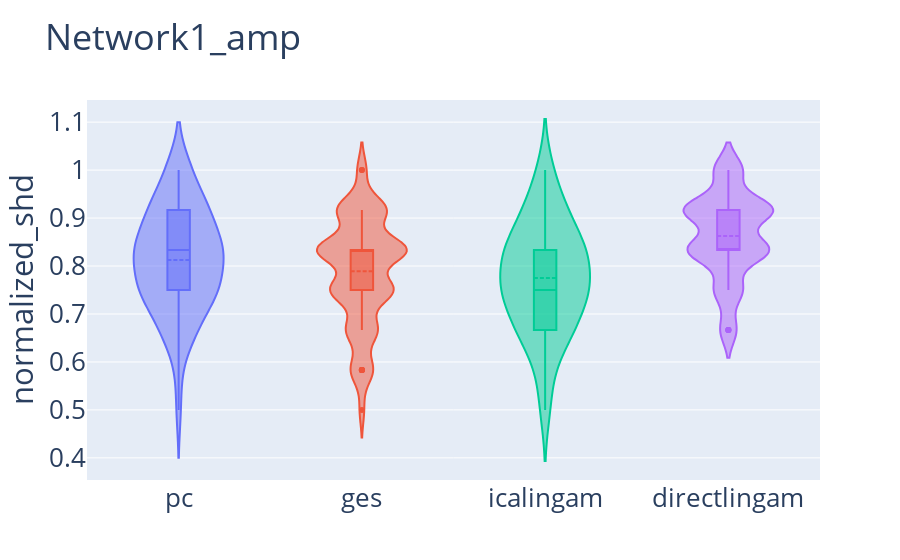
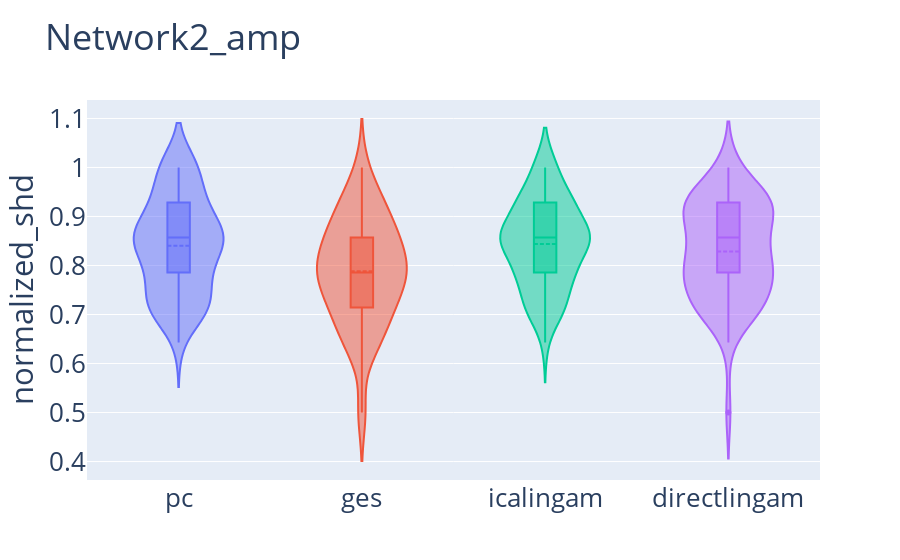
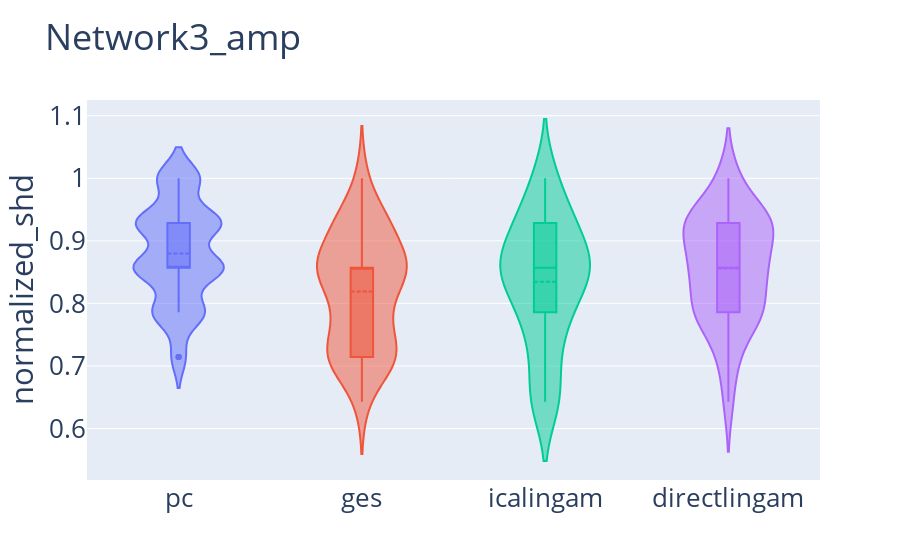
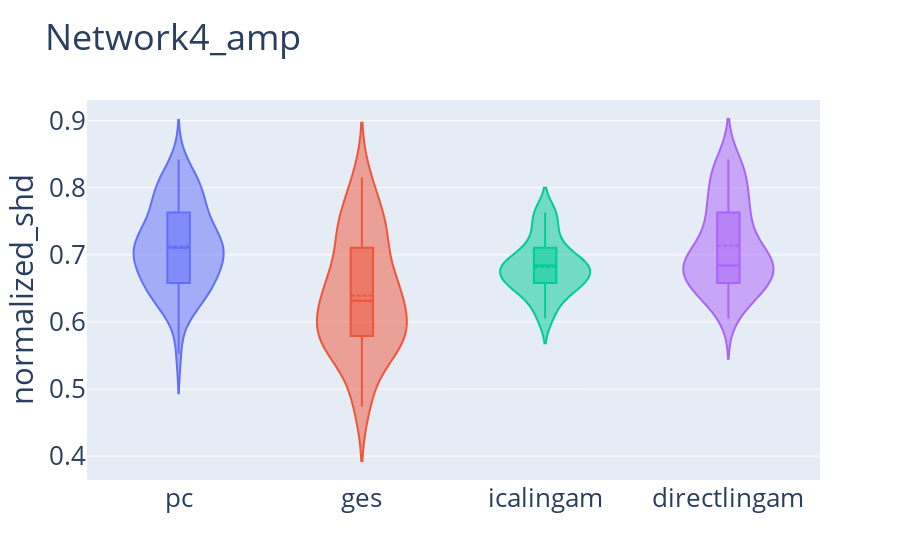

Notebook cell for these charts, in order:
### Code cell
algos = ['pc', 'ges', 'icalingam', 'directlingam']
for group in groups:
    grouped_stability_df = stability_df[(stability_df == group).any(axis=1)]
    fig = go.Figure()
    for algo in algos:
            fig.add_trace(go.Violin(x=grouped_stability_df['algo_name'][grouped_stability_df['algo_name'] == algo],
                                y=grouped_stability_df['normalized_shd'][grouped_stability_df['algo_name'] == algo],
                                name=algo,
                                box_visible=True,
                                meanline_visible=True))
    
    fig.update_layout(font_size=26)
    fig.update_layout(title_text=group)
    fig.update_layout(showlegend=False) 
    fig.update_yaxes(title_text="normalized_shd")
    fig.show()

### Figure 1 — Plotly figure (JSON) as saved in the notebook; plotly's stock layout.template omitted (floating-point values rounded to 4 significant figures)
{"data": [{"box": {"visible": true}, "meanline": {"visible": true}, "name": "pc", "type": "violin", "x": ["pc", "pc", "pc", "pc", "pc", "pc", "pc", "pc", "pc", "pc", "pc", "pc", "pc", "pc", "pc", "pc", "pc", "pc", "pc", "pc", "pc", "pc", "pc", "pc", "pc", "pc", "pc", "pc", "pc", "pc", "pc", "pc", "pc", "pc", "pc", "pc", "pc", "pc", "pc", "pc", "pc", "pc", "pc", "pc", "pc", "pc", "pc", "pc", "pc", "pc", "pc", "pc", "pc", "pc", "pc", "pc", "pc", "pc", "pc", "pc"], "y": [0.75, 0.9167, 0.9167, 0.75, 0.8333, 0.75, 0.9167, 0.75, 0.8333, 0.8333, 0.8333, 0.6667, 0.75, 0.75, 0.9167, 0.75, 0.5833, 0.9167, 0.9167, 0.8333, 0.8333, 0.9167, 0.6667, 0.8333, 0.75, 0.9167, 0.75, 0.75, 0.75, 1, 0.8333, 0.75, 0.6667, 1, 0.8333, 0.9167, 0.9167, 1, 0.8333, 0.75, 1, 1, 0.8333, 0.8333, 0.9167, 0.6667, 0.8333, 0.8333, 0.8333, 0.6667, 0.75, 0.6667, 0.75, 0.75, 0.6667, 0.8333, 0.8333, 0.5, 0.9167, 0.8333]}, {"box": {"visible": true}, "meanline": {"visible": true}, "name": "ges", "type": "violin", "x": ["ges", "ges", "ges", "ges", "ges", "ges", "ges", "ges", "ges", "ges", "ges", "ges", "ges", "ges", "ges", "ges", "ges", "ges", "ges", "ges", "ges", "ges", "ges", "ges", "ges", "ges", "ges", "ges", "ges", "ges", "ges", "ges", "ges", "ges", "ges", "ges", "ges", "ges", "ges", "ges", "ges", "ges", "ges", "ges", "ges", "ges", "ges", "ges", "ges", "ges", "ges", "ges", "ges", "ges", "ges", "ges", "ges", "ges", "ges", "ges"], "y": [0.6667, 0.9167, 0.75, 0.8333, 0.5833, 0.6667, 0.8333, 0.75, 0.9167, 0.9167, 0.75, 0.75, 0.6667, 0.8333, 0.5, 0.75, 0.75, 0.8333, 1, 0.9167, 0.75, 0.6667, 0.9167, 0.8333, 0.8333, 0.75, 0.8333, 0.9167, 0.8333, 0.9167, 0.9167, 0.75, 1, 0.8333, 0.75, 0.5833, 0.8333, 0.75, 0.8333, 0.8333, 0.8333, 0.8333, 0.8333, 0.6667, 0.8333, 0.75, 0.8333, 0.8333, 0.75, 0.8333, 0.6667, 0.6667, 0.8333, 0.5833, 0.9167, 0.9167, 0.5833, 0.9167, 0.5833, 0.75]}, {"box": {"visible": true}, "meanline": {"visible": true}, "name": "icalingam", "type": "violin", "x": ["icalingam", "icalingam", "icalingam", "icalingam", "icalingam", "icalingam", "icalingam", "icalingam", "icalingam", "icalingam", "icalingam", "icalingam", "icalingam", "icalingam", "icalingam", "icalingam", "icalingam", "icalingam", "icalingam", "icalingam", "icalingam", "icalingam", "icalingam", "icalingam", "icalingam", "icalingam", "icalingam", "icalingam", "icalingam", "icalingam", "icalingam", "icalingam", "icalingam", "icalingam", "icalingam", "icalingam", "icalingam", "icalingam", "icalingam", "icalingam", "icalingam", "icalingam", "icalingam", "icalingam", "icalingam", "icalingam", "icalingam", "icalingam", "icalingam", "icalingam", "icalingam", "icalingam", "icalingam", "icalingam", "icalingam", "icalingam", "icalingam", "icalingam", "icalingam", "icalingam"], "y": [0.5833, 0.75, 0.5, 0.8333, 0.6667, 0.8333, 0.9167, 0.8333, 0.8333, 0.9167, 0.5833, 0.8333, 0.75, 0.75, 0.5, 0.9167, 1, 0.75, 0.75, 1, 0.6667, 0.8333, 0.75, 0.75, 0.8333, 1, 0.6667, 0.8333, 0.6667, 0.8333, 0.8333, 0.5833, 0.75, 0.9167, 0.8333, 0.8333, 0.6667, 0.6667, 0.8333, 0.6667, 0.75, 0.8333, 0.75, 0.75, 0.9167, 0.6667, 0.75, 0.8333, 0.6667, 0.9167, 0.6667, 0.6667, 0.75, 0.75, 0.9167, 0.75, 0.9167, 0.8333, 0.75, 0.75]}, {"box": {"visible": true}, "meanline": {"visible": true}, "name": "directlingam", "type": "violin", "x": ["directlingam", "directlingam", "directlingam", "directlingam", "directlingam", "directlingam", "directlingam", "directlingam", "directlingam", "directlingam", "directlingam", "directlingam", "directlingam", "directlingam", "directlingam", "directlingam", "directlingam", "directlingam", "directlingam", "directlingam", "directlingam", "directlingam", "directlingam", "directlingam", "directlingam", "directlingam", "directlingam", "directlingam", "directlingam", "directlingam", "directlingam", "directlingam", "directlingam", "directlingam", "directlingam", "directlingam", "directlingam", "directlingam", "directlingam", "directlingam", "directlingam", "directlingam", "directlingam", "directlingam", "directlingam", "directlingam", "directlingam", "directlingam", "directlingam", "directlingam", "directlingam", "directlingam", "directlingam", "directlingam", "directlingam", "directlingam", "directlingam", "directlingam", "directlingam", "directlingam"], "y": [0.9167, 0.9167, 0.9167, 0.8333, 0.8333, 0.6667, 0.6667, 0.8333, 1, 0.8333, 0.8333, 0.9167, 0.8333, 0.8333, 0.8333, 0.9167, 0.8333, 1, 0.6667, 0.9167, 0.6667, 0.75, 0.75, 0.9167, 0.8333, 0.9167, 0.9167, 1, 0.75, 0.8333, 0.9167, 0.75, 1, 0.8333, 0.9167, 0.8333, 1, 0.75, 0.9167, 0.8333, 1, 1, 0.8333, 0.8333, 0.9167, 0.9167, 0.9167, 0.9167, 0.9167, 0.9167, 0.9167, 0.75, 0.8333, 0.8333, 0.9167, 0.9167, 0.75, 0.9167, 0.8333, 0.8333]}], "layout": {"font": {"size": 26}, "showlegend": false, "title": {"text": "Network1_amp"}, "yaxis": {"title": {"text": "normalized_shd"}}}}

### Figure 2 — Plotly figure (JSON) as saved in the notebook; plotly's stock layout.template omitted (floating-point values rounded to 4 significant figures)
{"data": [{"box": {"visible": true}, "meanline": {"visible": true}, "name": "pc", "type": "violin", "x": ["pc", "pc", "pc", "pc", "pc", "pc", "pc", "pc", "pc", "pc", "pc", "pc", "pc", "pc", "pc", "pc", "pc", "pc", "pc", "pc", "pc", "pc", "pc", "pc", "pc", "pc", "pc", "pc", "pc", "pc", "pc", "pc", "pc", "pc", "pc", "pc", "pc", "pc", "pc", "pc", "pc", "pc", "pc", "pc", "pc", "pc", "pc", "pc", "pc", "pc", "pc", "pc", "pc", "pc", "pc", "pc", "pc", "pc", "pc", "pc"], "y": [1, 0.7143, 0.8571, 0.8571, 0.7857, 0.7143, 0.8571, 0.7143, 0.8571, 0.8571, 0.8571, 0.8571, 0.9286, 0.7143, 0.8571, 0.7143, 0.9286, 0.9286, 0.7143, 0.8571, 0.8571, 0.9286, 1, 0.8571, 1, 0.7143, 0.7857, 0.7857, 0.7857, 0.9286, 1, 0.7857, 0.7143, 0.8571, 1, 0.8571, 0.6429, 1, 0.7143, 0.9286, 0.7857, 0.7857, 0.8571, 0.7857, 0.8571, 0.7143, 0.9286, 0.9286, 0.7857, 0.8571, 0.8571, 0.7143, 1, 0.7143, 0.9286, 0.8571, 0.7857, 0.8571, 1, 0.7143]}, {"box": {"visible": true}, "meanline": {"visible": true}, "name": "ges", "type": "violin", "x": ["ges", "ges", "ges", "ges", "ges", "ges", "ges", "ges", "ges", "ges", "ges", "ges", "ges", "ges", "ges", "ges", "ges", "ges", "ges", "ges", "ges", "ges", "ges", "ges", "ges", "ges", "ges", "ges", "ges", "ges", "ges", "ges", "ges", "ges", "ges", "ges", "ges", "ges", "ges", "ges", "ges", "ges", "ges", "ges", "ges", "ges", "ges", "ges", "ges", "ges", "ges", "ges", "ges", "ges", "ges", "ges", "ges", "ges", "ges", "ges"], "y": [0.7143, 0.6429, 0.7857, 0.8571, 0.9286, 0.9286, 0.7857, 0.7143, 0.7857, 0.7857, 0.7857, 0.7143, 0.7857, 0.5, 0.7857, 0.8571, 0.6429, 0.7143, 0.8571, 0.9286, 0.9286, 0.7143, 0.8571, 0.7857, 0.9286, 0.6429, 0.7143, 0.8571, 0.7143, 0.7857, 0.8571, 0.8571, 0.8571, 1, 0.7857, 0.9286, 0.8571, 0.7857, 0.7143, 0.6429, 0.7857, 0.7143, 0.7143, 0.6429, 0.5, 0.7857, 0.7857, 0.8571, 0.7857, 0.8571, 0.9286, 0.6429, 0.8571, 0.6429, 0.9286, 0.7857, 0.7857, 0.7143, 1, 0.8571]}, {"box": {"visible": true}, "meanline": {"visible": true}, "name": "icalingam", "type": "violin", "x": ["icalingam", "icalingam", "icalingam", "icalingam", "icalingam", "icalingam", "icalingam", "icalingam", "icalingam", "icalingam", "icalingam", "icalingam", "icalingam", "icalingam", "icalingam", "icalingam", "icalingam", "icalingam", "icalingam", "icalingam", "icalingam", "icalingam", "icalingam", "icalingam", "icalingam", "icalingam", "icalingam", "icalingam", "icalingam", "icalingam", "icalingam", "icalingam", "icalingam", "icalingam", "icalingam", "icalingam", "icalingam", "icalingam", "icalingam", "icalingam", "icalingam", "icalingam", "icalingam", "icalingam", "icalingam", "icalingam", "icalingam", "icalingam", "icalingam", "icalingam", "icalingam", "icalingam", "icalingam", "icalingam", "icalingam", "icalingam", "icalingam", "icalingam", "icalingam", "icalingam"], "y": [0.8571, 0.8571, 0.9286, 0.7857, 0.8571, 0.7857, 0.9286, 0.9286, 0.7143, 0.7857, 0.8571, 0.8571, 0.7143, 0.7143, 1, 0.7143, 0.8571, 0.8571, 0.8571, 0.9286, 0.9286, 0.8571, 0.7143, 1, 0.7857, 0.6429, 0.9286, 0.8571, 0.9286, 0.9286, 0.7857, 0.8571, 0.8571, 0.9286, 0.8571, 0.7143, 0.7143, 0.9286, 0.8571, 0.7857, 0.7857, 0.8571, 0.7143, 0.7857, 1, 0.8571, 0.9286, 1, 0.8571, 0.7857, 0.8571, 0.7857, 0.7143, 0.9286, 0.7857, 0.8571, 1, 0.8571, 0.7857, 0.8571]}, {"box": {"visible": true}, "meanline": {"visible": true}, "name": "directlingam", "type": "violin", "x": ["directlingam", "directlingam", "directlingam", "directlingam", "directlingam", "directlingam", "directlingam", "directlingam", "directlingam", "directlingam", "directlingam", "directlingam", "directlingam", "directlingam", "directlingam", "directlingam", "directlingam", "directlingam", "directlingam", "directlingam", "directlingam", "directlingam", "directlingam", "directlingam", "directlingam", "directlingam", "directlingam", "directlingam", "directlingam", "directlingam", "directlingam", "directlingam", "directlingam", "directlingam", "directlingam", "directlingam", "directlingam", "directlingam", "directlingam", "directlingam", "directlingam", "directlingam", "directlingam", "directlingam", "directlingam", "directlingam", "directlingam", "directlingam", "directlingam", "directlingam", "directlingam", "directlingam", "directlingam", "directlingam", "directlingam", "directlingam", "directlingam", "directlingam", "directlingam", "directlingam"], "y": [0.8571, 0.7143, 0.7857, 0.8571, 0.7143, 1, 0.9286, 0.8571, 0.8571, 0.7857, 1, 0.8571, 0.9286, 0.9286, 0.7857, 0.7143, 0.7857, 0.8571, 0.9286, 0.5, 0.7857, 0.7857, 0.7143, 0.7143, 0.9286, 0.9286, 1, 0.7857, 0.7857, 0.7857, 0.8571, 0.9286, 0.7857, 0.7857, 0.7857, 0.9286, 0.9286, 0.7143, 0.7857, 0.8571, 0.7143, 0.9286, 0.6429, 0.8571, 0.9286, 0.9286, 0.7143, 0.9286, 0.9286, 0.7143, 0.8571, 0.7143, 0.8571, 0.7143, 0.9286, 0.7857, 0.7143, 0.9286, 0.7857, 0.9286]}], "layout": {"font": {"size": 26}, "showlegend": false, "title": {"text": "Network2_amp"}, "yaxis": {"title": {"text": "normalized_shd"}}}}

### Figure 3 — Plotly figure (JSON) as saved in the notebook; plotly's stock layout.template omitted (floating-point values rounded to 4 significant figures)
{"data": [{"box": {"visible": true}, "meanline": {"visible": true}, "name": "pc", "type": "violin", "x": ["pc", "pc", "pc", "pc", "pc", "pc", "pc", "pc", "pc", "pc", "pc", "pc", "pc", "pc", "pc", "pc", "pc", "pc", "pc", "pc", "pc", "pc", "pc", "pc", "pc", "pc", "pc", "pc", "pc", "pc", "pc", "pc", "pc", "pc", "pc", "pc", "pc", "pc", "pc", "pc", "pc", "pc", "pc", "pc", "pc", "pc", "pc", "pc", "pc", "pc", "pc", "pc", "pc", "pc", "pc", "pc", "pc", "pc", "pc", "pc"], "y": [0.8571, 0.7857, 0.8571, 0.7857, 0.7857, 0.8571, 0.7143, 0.8571, 0.9286, 0.9286, 0.9286, 0.7857, 1, 0.8571, 0.9286, 0.9286, 0.8571, 0.7857, 1, 1, 1, 0.9286, 0.9286, 0.8571, 0.8571, 0.9286, 0.9286, 0.9286, 0.8571, 1, 0.8571, 0.7857, 0.8571, 1, 0.7143, 0.9286, 0.7857, 0.8571, 0.9286, 0.8571, 1, 0.8571, 1, 0.7143, 0.8571, 0.9286, 0.9286, 0.7857, 0.9286, 0.9286, 0.8571, 0.7857, 0.7857, 0.8571, 0.7857, 0.8571, 1, 0.8571, 0.9286, 0.9286]}, {"box": {"visible": true}, "meanline": {"visible": true}, "name": "ges", "type": "violin", "x": ["ges", "ges", "ges", "ges", "ges", "ges", "ges", "ges", "ges", "ges", "ges", "ges", "ges", "ges", "ges", "ges", "ges", "ges", "ges", "ges", "ges", "ges", "ges", "ges", "ges", "ges", "ges", "ges", "ges", "ges", "ges", "ges", "ges", "ges", "ges", "ges", "ges", "ges", "ges", "ges", "ges", "ges", "ges", "ges", "ges", "ges", "ges", "ges", "ges", "ges", "ges", "ges", "ges", "ges", "ges", "ges", "ges", "ges", "ges", "ges"], "y": [0.7857, 0.7857, 0.8571, 0.7857, 0.7143, 0.7143, 0.9286, 0.7143, 0.9286, 0.6429, 0.7143, 0.7143, 0.9286, 0.7143, 0.7143, 0.7143, 0.8571, 0.8571, 0.9286, 0.7857, 0.7143, 0.7143, 0.7857, 0.9286, 0.8571, 0.8571, 0.8571, 0.7143, 0.7143, 0.8571, 0.8571, 0.9286, 0.8571, 0.9286, 1, 0.7857, 0.8571, 0.9286, 0.7143, 0.7143, 0.8571, 0.8571, 0.8571, 0.8571, 0.7857, 0.9286, 0.8571, 0.9286, 0.8571, 0.8571, 0.7143, 1, 0.7857, 0.7143, 0.6429, 0.8571, 0.7857, 0.8571, 0.9286, 0.8571]}, {"box": {"visible": true}, "meanline": {"visible": true}, "name": "icalingam", "type": "violin", "x": ["icalingam", "icalingam", "icalingam", "icalingam", "icalingam", "icalingam", "icalingam", "icalingam", "icalingam", "icalingam", "icalingam", "icalingam", "icalingam", "icalingam", "icalingam", "icalingam", "icalingam", "icalingam", "icalingam", "icalingam", "icalingam", "icalingam", "icalingam", "icalingam", "icalingam", "icalingam", "icalingam", "icalingam", "icalingam", "icalingam", "icalingam", "icalingam", "icalingam", "icalingam", "icalingam", "icalingam", "icalingam", "icalingam", "icalingam", "icalingam", "icalingam", "icalingam", "icalingam", "icalingam", "icalingam", "icalingam", "icalingam", "icalingam", "icalingam", "icalingam", "icalingam", "icalingam", "icalingam", "icalingam", "icalingam", "icalingam", "icalingam", "icalingam", "icalingam", "icalingam"], "y": [0.6429, 0.9286, 0.7143, 0.7857, 0.8571, 0.7857, 0.7143, 0.8571, 0.9286, 0.6429, 1, 0.8571, 0.9286, 0.8571, 0.7857, 1, 0.7857, 0.7143, 1, 0.8571, 0.7857, 0.8571, 0.7857, 0.9286, 0.6429, 0.8571, 0.8571, 0.6429, 1, 0.9286, 0.9286, 0.6429, 0.9286, 0.9286, 0.8571, 0.9286, 0.9286, 0.8571, 0.9286, 0.8571, 0.6429, 0.8571, 0.7143, 0.7857, 0.7857, 0.8571, 0.8571, 1, 0.8571, 0.8571, 0.6429, 0.8571, 0.8571, 0.8571, 0.7857, 0.7143, 0.8571, 0.7857, 0.8571, 0.9286]}, {"box": {"visible": true}, "meanline": {"visible": true}, "name": "directlingam", "type": "violin", "x": ["directlingam", "directlingam", "directlingam", "directlingam", "directlingam", "directlingam", "directlingam", "directlingam", "directlingam", "directlingam", "directlingam", "directlingam", "directlingam", "directlingam", "directlingam", "directlingam", "directlingam", "directlingam", "directlingam", "directlingam", "directlingam", "directlingam", "directlingam", "directlingam", "directlingam", "directlingam", "directlingam", "directlingam", "directlingam", "directlingam", "directlingam", "directlingam", "directlingam", "directlingam", "directlingam", "directlingam", "directlingam", "directlingam", "directlingam", "directlingam", "directlingam", "directlingam", "directlingam", "directlingam", "directlingam", "directlingam", "directlingam", "directlingam", "directlingam", "directlingam", "directlingam", "directlingam", "directlingam", "directlingam", "directlingam", "directlingam", "directlingam", "directlingam", "directlingam", "directlingam"], "y": [0.7857, 0.8571, 0.7857, 0.7143, 0.7857, 0.9286, 0.7857, 0.7857, 0.9286, 0.7857, 0.9286, 0.9286, 0.6429, 0.9286, 0.9286, 0.9286, 0.9286, 0.7857, 1, 0.8571, 0.8571, 0.7857, 1, 0.7143, 0.9286, 0.7857, 0.7857, 0.7857, 0.9286, 0.9286, 0.9286, 0.7857, 0.8571, 0.9286, 0.8571, 1, 0.9286, 0.6429, 0.8571, 0.7143, 0.9286, 0.8571, 0.8571, 0.9286, 0.8571, 0.9286, 0.7857, 0.8571, 0.8571, 0.8571, 1, 0.7857, 0.8571, 0.8571, 0.7143, 0.8571, 0.9286, 0.9286, 0.7857, 0.9286]}], "layout": {"font": {"size": 26}, "showlegend": false, "title": {"text": "Network3_amp"}, "yaxis": {"title": {"text": "normalized_shd"}}}}

### Figure 4 — Plotly figure (JSON) as saved in the notebook; plotly's stock layout.template omitted (floating-point values rounded to 4 significant figures)
{"data": [{"box": {"visible": true}, "meanline": {"visible": true}, "name": "pc", "type": "violin", "x": ["pc", "pc", "pc", "pc", "pc", "pc", "pc", "pc", "pc", "pc", "pc", "pc", "pc", "pc", "pc", "pc", "pc", "pc", "pc", "pc", "pc", "pc", "pc", "pc", "pc", "pc", "pc", "pc", "pc", "pc", "pc", "pc", "pc", "pc", "pc", "pc", "pc", "pc", "pc", "pc", "pc", "pc", "pc", "pc", "pc", "pc", "pc", "pc", "pc", "pc", "pc", "pc", "pc", "pc", "pc", "pc"], "y": [0.7105, 0.6316, 0.7895, 0.8158, 0.7895, 0.7105, 0.6842, 0.7105, 0.7368, 0.7105, 0.7895, 0.6579, 0.7368, 0.7368, 0.8158, 0.7368, 0.6316, 0.8421, 0.7105, 0.6579, 0.6316, 0.6842, 0.7368, 0.6842, 0.6842, 0.6842, 0.7632, 0.7632, 0.7895, 0.7368, 0.7105, 0.6316, 0.7632, 0.6842, 0.7895, 0.7105, 0.7105, 0.6579, 0.8158, 0.7895, 0.6316, 0.7105, 0.7368, 0.7632, 0.8158, 0.6842, 0.6579, 0.5526, 0.7105, 0.6579, 0.7105, 0.6579, 0.6579, 0.6053, 0.6842, 0.6316]}, {"box": {"visible": true}, "meanline": {"visible": true}, "name": "ges", "type": "violin", "x": ["ges", "ges", "ges", "ges", "ges", "ges", "ges", "ges", "ges", "ges", "ges", "ges", "ges", "ges", "ges", "ges", "ges", "ges", "ges", "ges", "ges", "ges", "ges", "ges", "ges", "ges", "ges", "ges", "ges", "ges", "ges", "ges", "ges", "ges", "ges", "ges", "ges", "ges", "ges", "ges", "ges", "ges", "ges", "ges", "ges", "ges", "ges", "ges", "ges", "ges", "ges", "ges", "ges", "ges", "ges", "ges"], "y": [0.4737, 0.6842, 0.6579, 0.7368, 0.7368, 0.8158, 0.7368, 0.6579, 0.6053, 0.5526, 0.7368, 0.7368, 0.6316, 0.6316, 0.5, 0.6842, 0.8158, 0.5789, 0.5789, 0.5526, 0.5526, 0.7368, 0.6053, 0.5789, 0.7895, 0.7368, 0.7895, 0.7105, 0.7632, 0.6053, 0.5, 0.5789, 0.7632, 0.6579, 0.6579, 0.5789, 0.6579, 0.6316, 0.5526, 0.7105, 0.5789, 0.6579, 0.6579, 0.6053, 0.5789, 0.4737, 0.6316, 0.6316, 0.6316, 0.5789, 0.5789, 0.5789, 0.5526, 0.5789, 0.6579, 0.5789]}, {"box": {"visible": true}, "meanline": {"visible": true}, "name": "icalingam", "type": "violin", "x": ["icalingam", "icalingam", "icalingam", "icalingam", "icalingam", "icalingam", "icalingam", "icalingam", "icalingam", "icalingam", "icalingam", "icalingam", "icalingam", "icalingam", "icalingam", "icalingam", "icalingam", "icalingam", "icalingam", "icalingam", "icalingam", "icalingam", "icalingam", "icalingam", "icalingam", "icalingam", "icalingam", "icalingam", "icalingam", "icalingam", "icalingam", "icalingam", "icalingam", "icalingam", "icalingam", "icalingam", "icalingam", "icalingam", "icalingam", "icalingam", "icalingam", "icalingam", "icalingam", "icalingam", "icalingam", "icalingam", "icalingam", "icalingam", "icalingam", "icalingam", "icalingam", "icalingam", "icalingam", "icalingam", "icalingam", "icalingam"], "y": [0.6053, 0.6579, 0.6579, 0.6579, 0.6579, 0.6842, 0.7105, 0.6316, 0.7105, 0.6842, 0.6842, 0.6316, 0.6842, 0.6053, 0.6579, 0.6842, 0.6316, 0.6579, 0.7632, 0.6579, 0.6579, 0.6842, 0.6842, 0.6579, 0.7105, 0.7632, 0.6053, 0.6316, 0.6579, 0.6842, 0.6842, 0.7368, 0.6842, 0.6842, 0.6579, 0.7632, 0.6842, 0.6842, 0.6842, 0.6579, 0.7105, 0.6842, 0.7632, 0.7368, 0.6842, 0.6316, 0.6842, 0.6579, 0.7105, 0.7105, 0.7632, 0.6842, 0.6579, 0.7368, 0.6579, 0.7368]}, {"box": {"visible": true}, "meanline": {"visible": true}, "name": "directlingam", "type": "violin", "x": ["directlingam", "directlingam", "directlingam", "directlingam", "directlingam", "directlingam", "directlingam", "directlingam", "directlingam", "directlingam", "directlingam", "directlingam", "directlingam", "directlingam", "directlingam", "directlingam", "directlingam", "directlingam", "directlingam", "directlingam", "directlingam", "directlingam", "directlingam", "directlingam", "directlingam", "directlingam", "directlingam", "directlingam", "directlingam", "directlingam", "directlingam", "directlingam", "directlingam", "directlingam", "directlingam", "directlingam", "directlingam", "directlingam", "directlingam", "directlingam", "directlingam", "directlingam", "directlingam", "directlingam", "directlingam", "directlingam", "directlingam", "directlingam", "directlingam", "directlingam", "directlingam", "directlingam", "directlingam", "directlingam", "directlingam", "directlingam"], "y": [0.8421, 0.7105, 0.6842, 0.8421, 0.7105, 0.7105, 0.6842, 0.6579, 0.6842, 0.6316, 0.7632, 0.6579, 0.7105, 0.6316, 0.8158, 0.6579, 0.6842, 0.6579, 0.6579, 0.6842, 0.8158, 0.6579, 0.6842, 0.7368, 0.8158, 0.6842, 0.8158, 0.6579, 0.6842, 0.6842, 0.7895, 0.6316, 0.6842, 0.7632, 0.6053, 0.7632, 0.7368, 0.6579, 0.7105, 0.7105, 0.6316, 0.6579, 0.7632, 0.6316, 0.7895, 0.8421, 0.7632, 0.6842, 0.7105, 0.6842, 0.6842, 0.7632, 0.7368, 0.6579, 0.7895, 0.8158]}], "layout": {"font": {"size": 26}, "showlegend": false, "title": {"text": "Network4_amp"}, "yaxis": {"title": {"text": "normalized_shd"}}}}
